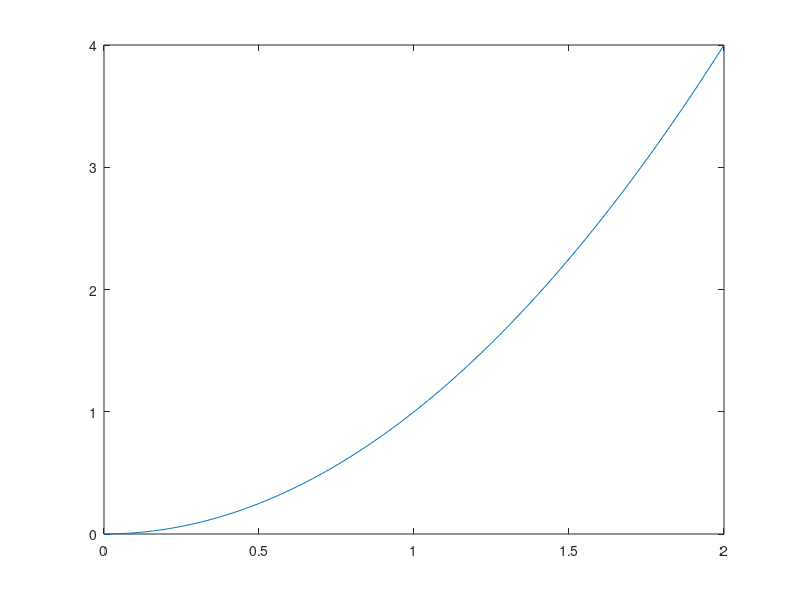

The MATLAB source for this figure:
a = 0
b = 2
%nombre d'intervales
n = 193
h = (b-a)/n
x=a:h:b
%Evaluation de la fonction
f=x.^2
%Calcul de l'intégrale
I1 = h*(sum(f)-0.5*f(1)-0.5*f(end))

plot(x,f)

%Calcul de l'intégrale avec n=2n
n = 2*n
h = (b-a)/n
x = a:h:b
f=x.^2
I2 = h*(sum(f)-0.5*f(1)-0.5*f(end))

%Calcul des erreurs
EA=abs(I2-I1) %Erreur absolue
ER=abs(EA/I2) %Erreur  relative

